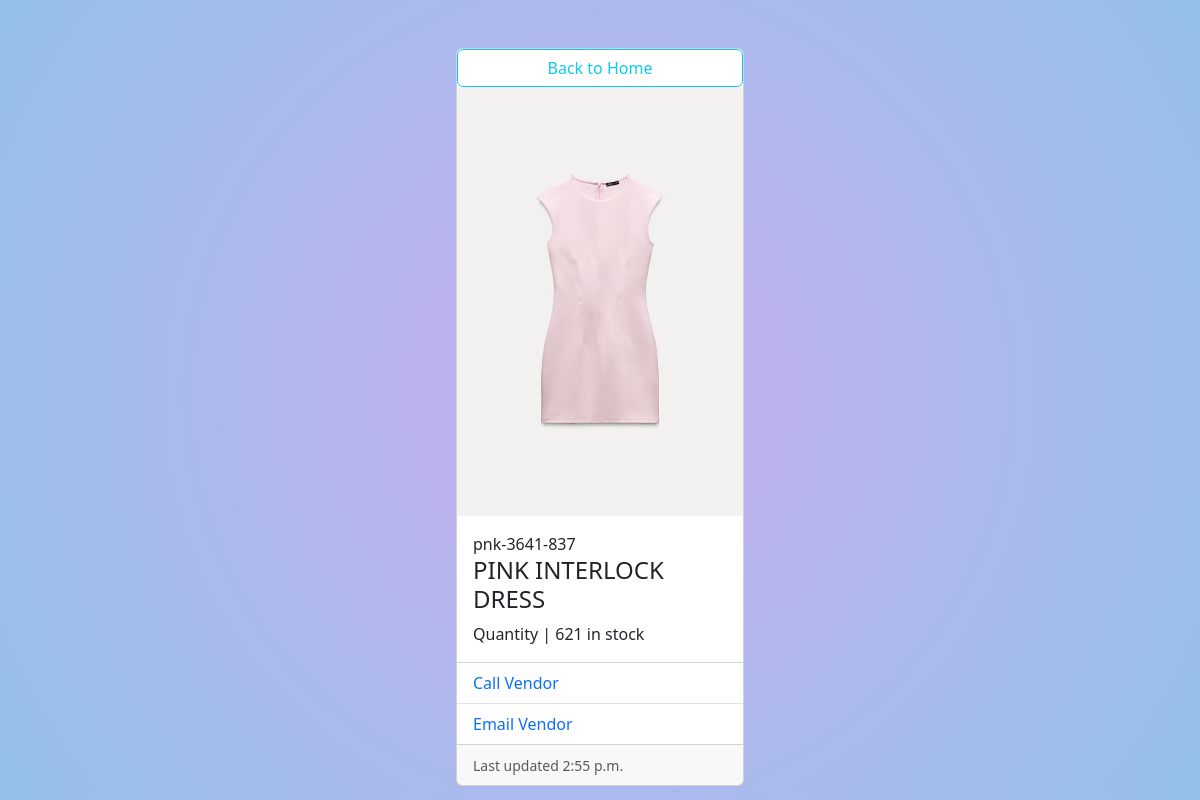
Screenshot of /inventory/4/ with the database file from the repository.
### inventory/models.py (models this page shows, shortened)
class Inventory(models.Model):
    item_name = models.CharField(max_length=100)
    serial_num = models.CharField(max_length=100, unique=True)
    photo = models.ImageField(upload_to='images')
    quantity = models.PositiveSmallIntegerField()
    vendor_email = models.EmailField(max_length=100, unique=True)
    vendor_phone = models.CharField(max_length=12, blank=True)
    created_at = models.DateTimeField(auto_now_add=True)
    updated_at = models.DateTimeField(auto_now=True)

### inventory/views.py (the view)
# urls.py: path('<int:pk>/', views.inventory_detail, name='inventory_detail'),
def inventory_detail(request, pk):
    inventory = get_object_or_404(Inventory, pk=pk)
    context = {
        'AnInventory' : inventory
    }
    return render(request, 'inventory_detail.html', context)

### templates/inventory_detail.html (shortened to what this page needs)
{% load static %}
<!DOCTYPE html>
<html lang="en">
<head>
    <link href="https://cdn.jsdelivr.net/npm/bootstrap@5.3.3/dist/css/bootstrap.min.css" rel="stylesheet">
    <link rel="stylesheet" href="{% static 'css/styles.css' %}">
</head>
<body class="detail">
    <div class="container pt-5">
        <div class="card mx-auto" style="width: 18rem;">
            <a href="{% url 'home' %}" class="btn btn-outline-info">Back to Home</a>
            <img class="card-img-top" src="{{ AnInventory.photo.url }}" alt="inventory phoro">
            <div class="card-body">
                <p class="card-text m-0">{{ AnInventory.serial_num }}</p>
                <h4 class="card-title">{{ AnInventory.item_name }}</h4>
                <p class="card-text">Quantity | {{ AnInventory.quantity }} in stock</p>
            </div>
            <ul class="list-group list-group-flush">
                <li class="list-group-item"><a href="tel:{{ AnInventory.vendor_phone }}" rel="noopener" target="_blank">Call Vendor</a></li>
                <li class="list-group-item"><a href="mailto:{{ AnInventory.vendor_email }}" rel="noopener" target="_blank" >Email Vendor</a></li>
            </ul>
            <div class="card-footer">
                <small class="text-muted">Last updated  {{ AnInventory.updated_at.time }}</small>
            </div>
        </div>
    </div>
</body>
</html>

### mysite/static/css/styles.css (style rules this page uses)
.detail { background: rgb(199,174,238); background: radial-gradient(circle, rgba(199,174,238,1) 0%, rgba(148,193,233,1) 100%); }
a { text-decoration: none; }

### rows the page displays
Inventory: photo (picture), serial_num "pnk-3641-837", item_name "PINK INTERLOCK DRESS", quantity "621", updated_at.time "2:55 p.m."
